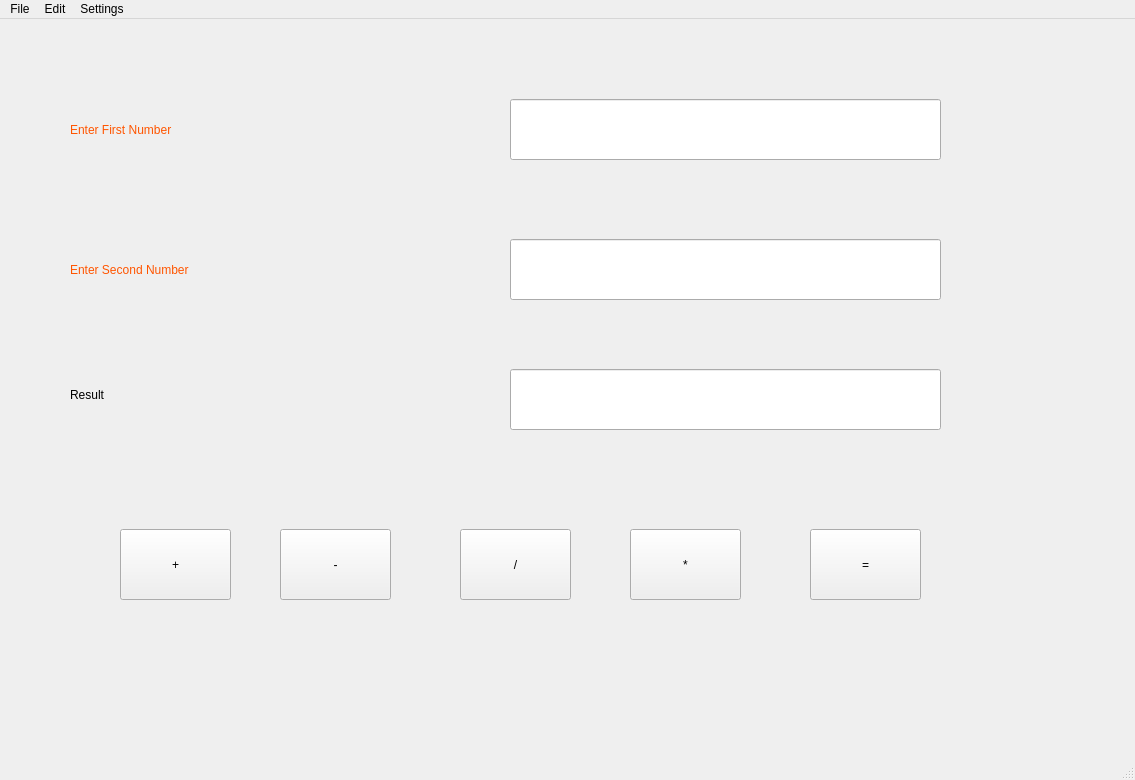
<?xml version="1.0" encoding="UTF-8"?>
<ui version="4.0">
 <class>MainWindow</class>
 <widget class="QMainWindow" name="MainWindow">
  <property name="geometry">
   <rect>
    <x>0</x>
    <y>0</y>
    <width>1135</width>
    <height>780</height>
   </rect>
  </property>
  <property name="windowTitle">
   <string>MainWindow</string>
  </property>
  <widget class="QWidget" name="centralwidget">
   <widget class="QLineEdit" name="lineEdit">
    <property name="geometry">
     <rect>
      <x>510</x>
      <y>80</y>
      <width>431</width>
      <height>61</height>
     </rect>
    </property>
    <property name="styleSheet">
     <string notr="true">font: 75 20pt &quot;MS Shell Dlg 2&quot;;</string>
    </property>
   </widget>
   <widget class="QLineEdit" name="lineEdit_2">
    <property name="geometry">
     <rect>
      <x>510</x>
      <y>220</y>
      <width>431</width>
      <height>61</height>
     </rect>
    </property>
   </widget>
   <widget class="QLabel" name="label">
    <property name="geometry">
     <rect>
      <x>70</x>
      <y>70</y>
      <width>321</width>
      <height>81</height>
     </rect>
    </property>
    <property name="styleSheet">
     <string notr="true">font: 18pt &quot;MS Shell Dlg 2&quot;;
color: rgb(255, 85, 0);</string>
    </property>
    <property name="text">
     <string>Enter First Number</string>
    </property>
   </widget>
   <widget class="QLabel" name="label_2">
    <property name="geometry">
     <rect>
      <x>70</x>
      <y>210</y>
      <width>361</width>
      <height>81</height>
     </rect>
    </property>
    <property name="styleSheet">
     <string notr="true">font: 18pt &quot;MS Shell Dlg 2&quot;;
color: rgb(255, 85, 0);</string>
    </property>
    <property name="text">
     <string>Enter Second Number</string>
    </property>
   </widget>
   <widget class="QLabel" name="label_3">
    <property name="geometry">
     <rect>
      <x>70</x>
      <y>350</y>
      <width>301</width>
      <height>51</height>
     </rect>
    </property>
    <property name="styleSheet">
     <string notr="true">font: 20pt &quot;MS Shell Dlg 2&quot;;</string>
    </property>
    <property name="text">
     <string>Result</string>
    </property>
   </widget>
   <widget class="QLineEdit" name="lineEdit_3">
    <property name="geometry">
     <rect>
      <x>510</x>
      <y>350</y>
      <width>431</width>
      <height>61</height>
     </rect>
    </property>
   </widget>
   <widget class="QPushButton" name="pushButton">
    <property name="geometry">
     <rect>
      <x>120</x>
      <y>510</y>
      <width>111</width>
      <height>71</height>
     </rect>
    </property>
    <property name="styleSheet">
     <string notr="true">font: 24pt &quot;MS Shell Dlg 2&quot;;</string>
    </property>
    <property name="text">
     <string>+</string>
    </property>
   </widget>
   <widget class="QPushButton" name="pushButton_2">
    <property name="geometry">
     <rect>
      <x>280</x>
      <y>510</y>
      <width>111</width>
      <height>71</height>
     </rect>
    </property>
    <property name="styleSheet">
     <string notr="true">font: 24pt &quot;MS Shell Dlg 2&quot;;</string>
    </property>
    <property name="text">
     <string>-</string>
    </property>
   </widget>
   <widget class="QPushButton" name="pushButton_3">
    <property name="geometry">
     <rect>
      <x>460</x>
      <y>510</y>
      <width>111</width>
      <height>71</height>
     </rect>
    </property>
    <property name="styleSheet">
     <string notr="true">font: 24pt &quot;MS Shell Dlg 2&quot;;</string>
    </property>
    <property name="text">
     <string>/</string>
    </property>
   </widget>
   <widget class="QPushButton" name="pushButton_4">
    <property name="geometry">
     <rect>
      <x>630</x>
      <y>510</y>
      <width>111</width>
      <height>71</height>
     </rect>
    </property>
    <property name="styleSheet">
     <string notr="true">font: 24pt &quot;MS Shell Dlg 2&quot;;</string>
    </property>
    <property name="text">
     <string>*</string>
    </property>
   </widget>
   <widget class="QPushButton" name="pushButton_5">
    <property name="geometry">
     <rect>
      <x>810</x>
      <y>510</y>
      <width>111</width>
      <height>71</height>
     </rect>
    </property>
    <property name="styleSheet">
     <string notr="true">font: 24pt &quot;MS Shell Dlg 2&quot;;</string>
    </property>
    <property name="text">
     <string>=</string>
    </property>
   </widget>
  </widget>
  <widget class="QMenuBar" name="menubar">
   <property name="geometry">
    <rect>
     <x>0</x>
     <y>0</y>
     <width>1135</width>
     <height>31</height>
    </rect>
   </property>
   <widget class="QMenu" name="menuFile">
    <property name="title">
     <string>File</string>
    </property>
    <addaction name="actionOpen"/>
    <addaction name="actionSave"/>
    <addaction name="actionClose"/>
   </widget>
   <widget class="QMenu" name="menuEdit">
    <property name="title">
     <string>Edit</string>
    </property>
    <addaction name="actionCut"/>
    <addaction name="actionCopy"/>
    <addaction name="actionPaste"/>
   </widget>
   <widget class="QMenu" name="menuSettings">
    <property name="title">
     <string>Settings</string>
    </property>
    <addaction name="actionEditor_Settings"/>
    <addaction name="actionChange_Font"/>
    <addaction name="actionThemes"/>
   </widget>
   <addaction name="menuFile"/>
   <addaction name="menuEdit"/>
   <addaction name="menuSettings"/>
  </widget>
  <widget class="QStatusBar" name="statusbar"/>
  <action name="actionOpen">
   <property name="text">
    <string>Open</string>
   </property>
  </action>
  <action name="actionSave">
   <property name="text">
    <string>Save</string>
   </property>
  </action>
  <action name="actionClose">
   <property name="text">
    <string>Close</string>
   </property>
  </action>
  <action name="actionCut">
   <property name="text">
    <string>Cut</string>
   </property>
  </action>
  <action name="actionCopy">
   <property name="text">
    <string>Copy</string>
   </property>
  </action>
  <action name="actionPaste">
   <property name="text">
    <string>Paste</string>
   </property>
  </action>
  <action name="actionEditor_Settings">
   <property name="text">
    <string>Editor Settings</string>
   </property>
  </action>
  <action name="actionChange_Font">
   <property name="text">
    <string>Change Font</string>
   </property>
  </action>
  <action name="actionThemes">
   <property name="text">
    <string>Themes</string>
   </property>
  </action>
 </widget>
 <resources/>
 <connections/>
</ui>
